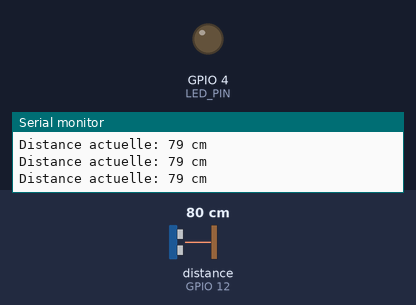
Bench run of a sketch on a simulated ESP8266 (NodeMCU). Parts: output pins drawn as LEDs (lit = HIGH), the last lines printed to the serial monitor. Wiring (inferred from the names in the program): ultrasonic range finder: trigger GPIO 14; echo GPIO 12. Inputs (shaded band) come from the test bench; at power-on: distance to the obstacle (sensor on GPIO 12) 80 cm. The echo pulse lasts 58.3 µs per cm; WiFi joins after 1.5 s; servers stay silent unless stated; uploads are accepted with an empty reply; pins used as bus, display or sensor lines are not drawn.

Above: at 2.7 s.
2.8 s: distance to the obstacle (sensor on GPIO 12) set to 54 cm
4.7 s: distance to the obstacle (sensor on GPIO 12) set to 47 cm
At 5.9 s:
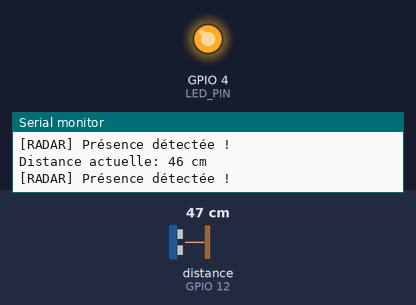
6.2 s: distance to the obstacle (sensor on GPIO 12) set to 60 cm
At 6.8 s:
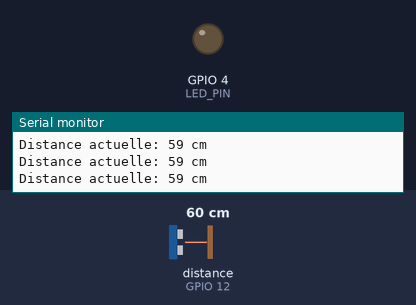
7.8 s: distance to the obstacle (sensor on GPIO 12) set to 2 cm
At 8.8 s:
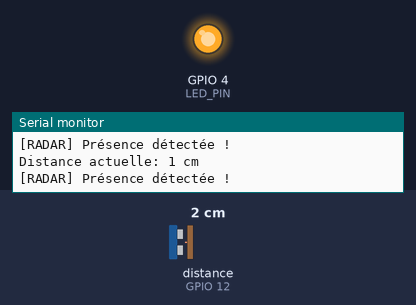
Timing chart, 0 to 10.3 s (numbered marks = the images above; inputs shaded):
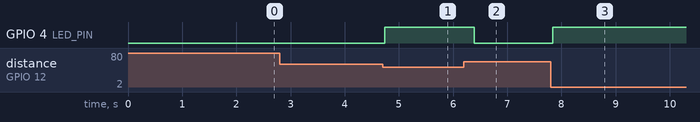

The sketch:

Radar.ino
```cpp
#include <ESP8266WiFi.h>
#include <ESP8266HTTPClient.h>
#include <WiFiClient.h>

// ================= WIFI =================
const char* ssid = "youpilab_fibre 2G";
const char* password = "Washingi_loV3_yl2025Fibre#Cit1";

// ================= API =================
const String BASE_URL  = "https://iot.youpilab.com/api";


const String APP_ID  = "rad54b09";
const String APP_KEY = "a10e30e9";

// ================= PINS (ESP8266) =================
#define TRIG_PIN 14  // Broche D5 sur la carte
#define ECHO_PIN 12  // Broche D6 sur la carte
#define LED_PIN  4   // Broche D2 sur la carte

// ================= VARIABLES =================
const int seuilDistance = 50;
long duree;
int distance;


unsigned long previousMillis = 0;
const long interval = 3000;    // Intervalle d'envoi des données (3 secondes)

// ================= WIFI SETUP =================
void setup_wifi()
{
  WiFi.begin(ssid, password);
  Serial.print("[WIFI] Connexion");

  while (WiFi.status() != WL_CONNECTED)
  {
    delay(500);
    Serial.print(".");
  }

  Serial.println("\n[WIFI] Connecté !");
  Serial.println(WiFi.localIP());
}


void sendRadarData(int dist)
{
  if (WiFi.status() != WL_CONNECTED) return;


  WiFiClientSecure client;


  client.setInsecure();

  HTTPClient http;


  String url =
    BASE_URL +
    "/data/send?APP_ID=" + APP_ID +
    "&APP_KEY=" + APP_KEY +
    "&distance=" + String(dist);


  http.begin(client, url);

  int httpCode = http.GET();

  Serial.print("[HTTP SEND] Code Retour : ");
  Serial.println(httpCode);

  if (httpCode > 0)
  {
    String payload = http.getString();
    Serial.print("[REPONSE YOUPILAB] : ");
    Serial.println(payload);
  }
  else
  {
    Serial.print("[HTTP ERROR] Échec de la connexion sécurisée, erreur : ");
    Serial.println(http.errorToString(httpCode).c_str());
  }

  http.end();
}


void setup()
{
  Serial.begin(115200);

  // Configuration des broches
  pinMode(TRIG_PIN, OUTPUT);
  pinMode(ECHO_PIN, INPUT);
  pinMode(LED_PIN, OUTPUT);

  // Initialisation du Wi-Fi
  setup_wifi();
}


void loop()
{

  digitalWrite(TRIG_PIN, LOW);
  delayMicroseconds(2);
  digitalWrite(TRIG_PIN, HIGH);
  delayMicroseconds(10);
  digitalWrite(TRIG_PIN, LOW);

  duree = pulseIn(ECHO_PIN, HIGH);
  distance = duree * 0.034 / 2;


  Serial.print("Distance actuelle: ");
  Serial.print(distance);
  Serial.println(" cm");


  if (distance > 0 && distance <= seuilDistance)
  {
    digitalWrite(LED_PIN, HIGH); // Présence détectée -> la LED reste allumée
    Serial.println("[RADAR] Présence détectée !");
  }
  else
  {
    digitalWrite(LED_PIN, LOW);  // Pas de présence -> la LED s'éteint
  }

  // 3. ===== ENVOI DES DONNÉES SUR L'API YOUPILAB =====
  unsigned long currentMillis = millis();

  if (currentMillis - previousMillis >= interval)
  {
    previousMillis = currentMillis;


    if (distance > 0 && distance < 400)
    {
      sendRadarData(distance);
    }
  }

  delay(100);
}
```

Measured:
- the behaviour switches between 52 and 51 cm on distance to the obstacle (sensor on GPIO 12) (found by bisection; images 0 and 1)
- after the input at 4.7 s, GPIO 4 (LED_PIN): LOW → HIGH at once
- after the input at 6.2 s, GPIO 4 (LED_PIN): HIGH → LOW after 0.19 s
- after the input at 7.8 s, GPIO 4 (LED_PIN): LOW → HIGH at once
